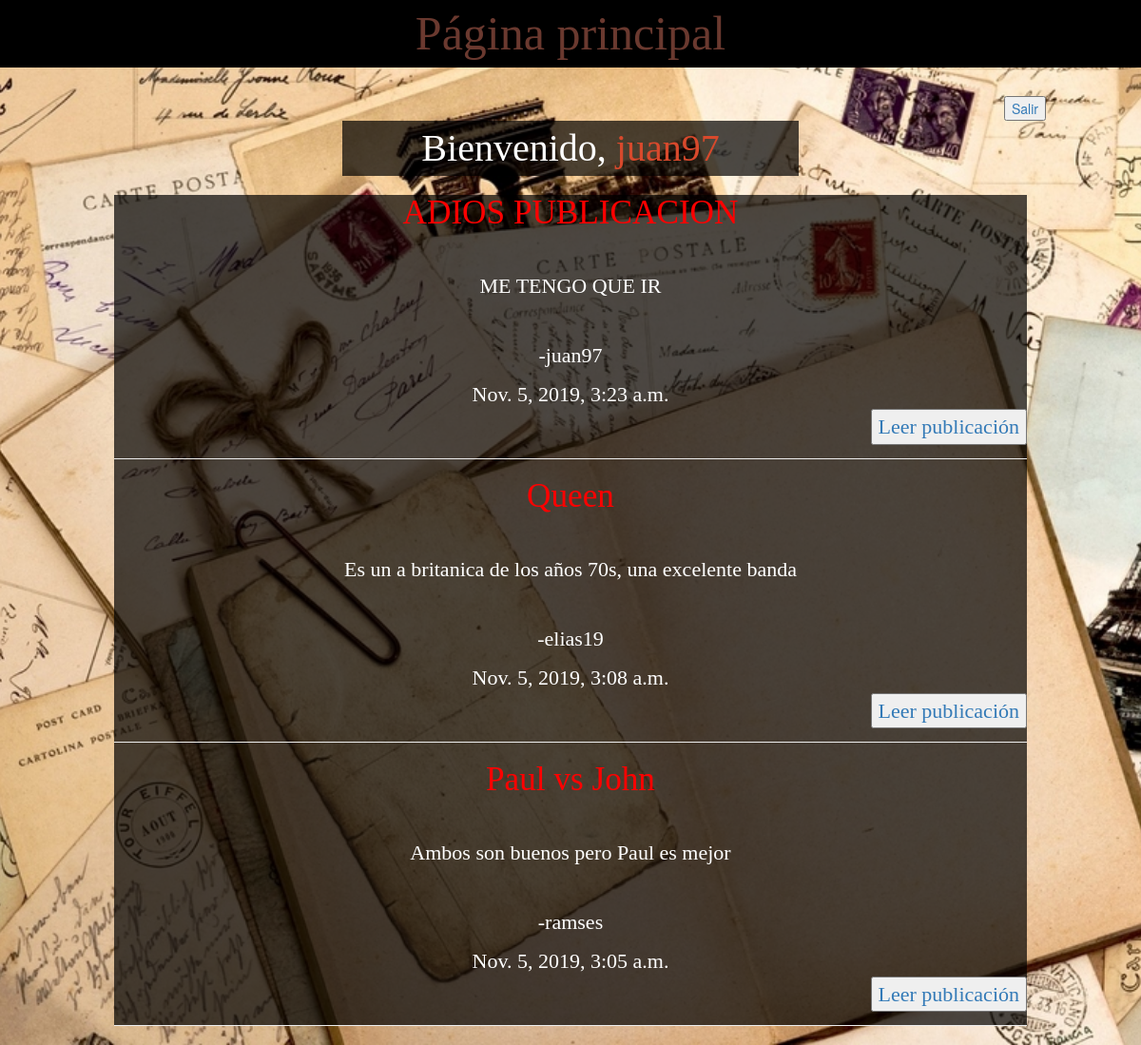
The page /VerPublicaciones/ (signed in) on the database its author committed.
### proyecto/models.py (models this page shows)
class Publicacion(models.Model):
    titulo = models.CharField(
        null=False,
        max_length=100,
        verbose_name='Titulo'
    )
    texto = models.CharField(
        null=False,
        max_length=1000,
        verbose_name='Texto'
    )
    post_status_choices = [
        ("DRAFT","Borrador"),
        ("Publish","Publicado")
    ]
    estado = models.CharField(
        default="DRAFT",
        choices=post_status_choices,
        null=False,
        max_length=200,
        verbose_name="Estado"
    )
    user = models.ForeignKey(
        User,null=True,
        on_delete=models.CASCADE
    )
    date = models.DateTimeField(
        auto_now=True,null=True
    )

### proyecto/views.py (the view)
# urls.py: path('VerPublicaciones/',v.verpublicaciones_view, name='VerPublicaciones'),
def verpublicaciones_view(request):
    publicaciones = m.Publicacion.objects.all().order_by('-date')
    return render(request, 'publicaciones/VerPublicaciones.html', {'publicaciones': publicaciones})

### templates/publicaciones/VerPublicaciones.html (shortened to what this page needs)
<html>
<head>
    {% load static %}
    <link rel="stylesheet" href="//maxcdn.bootstrapcdn.com/bootstrap/3.2.0/css/bootstrap.min.css">
    <link rel="stylesheet" href="//maxcdn.bootstrapcdn.com/bootstrap/3.2.0/css/bootstrap-theme.min.css">
    <link rel="stylesheet" href="{% static 'css/estiloPublicacion.css' %}">
    <p id="titulo" text align="center">Página principal</p><br>
</head>
<body>
    {% if request.user.is_authenticated %}
    <div id="salir"><a href="{% url 'Salir' %}"><input type="button" value="Salir"></a></div>
    <center>
        <div class="bienvenido">
            <p >Bienvenido, <span id="usuario">{{ request.user.username }}</span></p>
        </div>
    </center>
    {% endif %}
<center>
    <div id="publicaciones">
        {% for publicacion in publicaciones %}
        <h1 class="titulo" style="font-size:160%;">{{ publicacion.titulo }}</h1>
        <br>
        <p>{{ publicacion.texto }}</p>
        <br>
        <p>-{{ publicacion.user }}</p>       {{ publicacion.date }}
        <br>
        <div id="botonleer">
        <A HREF="{% url 'LeerPublicacion' publicacion_pk=publicacion.pk %}"><INPUT TYPE="BUTTON" VALUE="Leer publicación"></A>
        </div>
        <br>
        <hr>
        {% endfor %}
    </div>
</center>
</body>
</html>

### static/css/estiloPublicacion.css (style rules this page uses)
body { background: url("../img/notas.jpg") no-repeat center center fixed; background-size: cover; }
#titulo { color: #6A392F; font-size: 50px; background-color: black; font-family: serif; }
.bienvenido { color: white; font-size: 40px; font-family: serif; background-color: black; width: 40%; background: rgb(0, 0, 0, 0.7); }
#publicaciones { color: white; font-size: 22px; font-family: serif; background-color: black; width: 80%; background: rgb(0, 0, 0 ,0.7); }
.titulo { color:red; }
#botonleer { float: right; }
#usuario { color: #D8492C; }
#salir { padding-right: 100px; text-align: right; }

### rows shown on the page
Publicacion: titulo "ADIOS PUBLICACION", texto "ME TENGO QUE IR", user "juan97", date "Nov. 5, 2019, 3:23 a.m."
Publicacion: titulo "Queen", texto "Es un a britanica de los años 70s, una excelente banda", user "elias19", date "Nov. 5, 2019, 3:08 a.m."
Publicacion: titulo "Paul vs John", texto "Ambos son buenos pero Paul es mejor", user "ramses", date "Nov. 5, 2019, 3:05 a.m."

### other values the page prints
{{ request.user.username }} "juan97"
